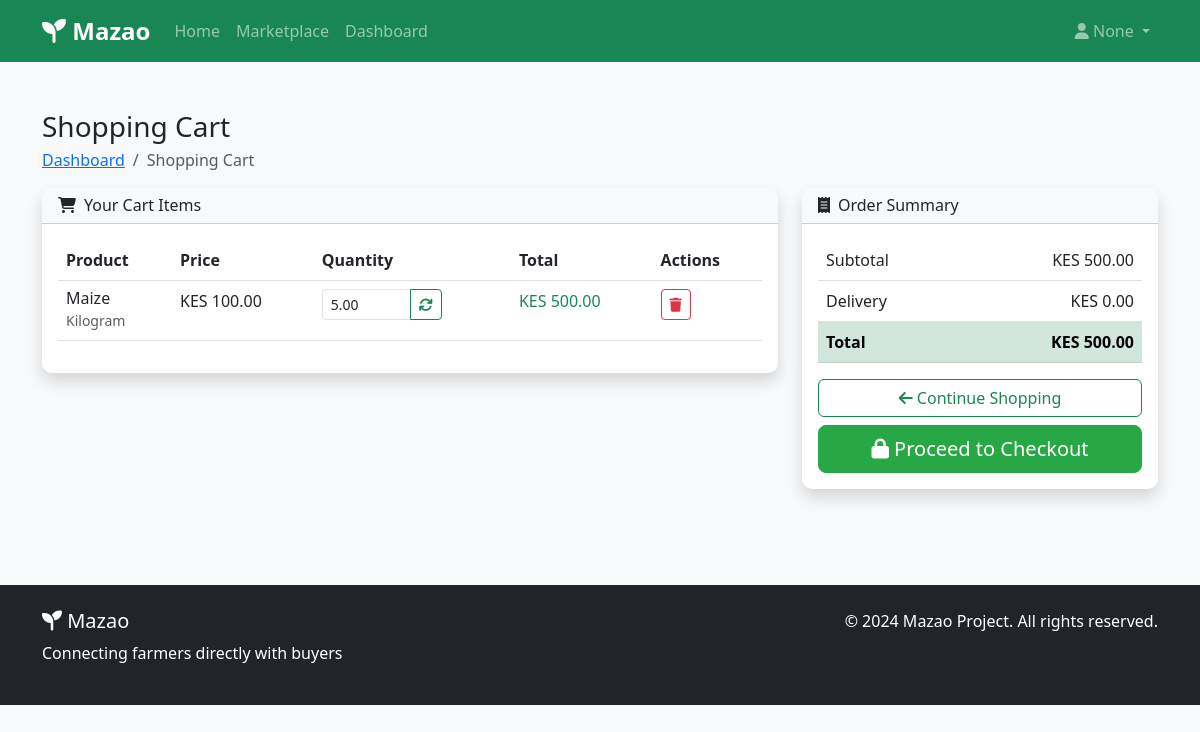
Before: /cart/ (signed in) with the older database file.
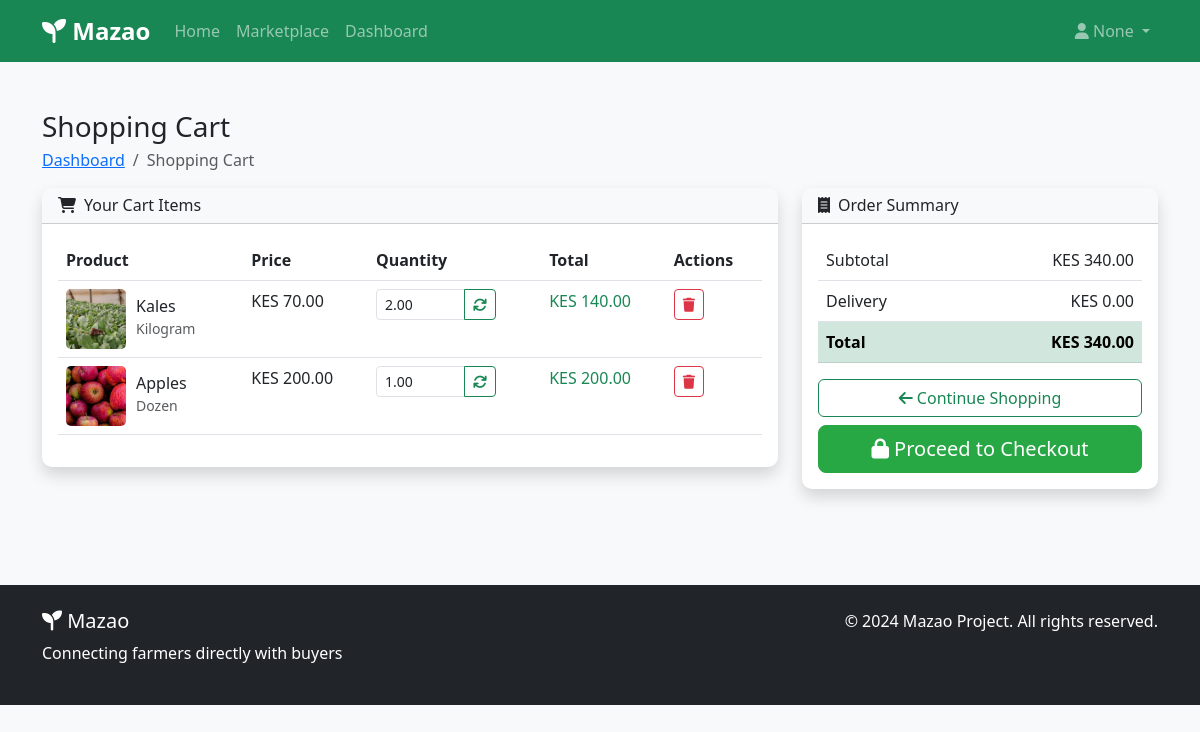
After: the same page with the newer database file.
### cart/models.py (models this page shows, shortened)
class CartItem(models.Model):
    cart = models.ForeignKey(Cart, on_delete=models.CASCADE, related_name='items')
    product = models.ForeignKey(Product, on_delete=models.CASCADE)
    quantity = models.DecimalField(max_digits=10, decimal_places=2, default=1)
    delivery_method = models.CharField(
        max_length=20,
        choices=[('pickup', 'Pickup'), ('delivery', 'Delivery')],
        default='pickup'
    )
    special_instructions = models.TextField(blank=True)
    added_at = models.DateTimeField(auto_now_add=True)
    updated_at = models.DateTimeField(auto_now=True)
    class Meta:
        unique_together = ['cart', 'product']
    @property
    def total_price(self):
        return self.product.price * self.quantity

class Cart(models.Model):
    user = models.OneToOneField(User, on_delete=models.CASCADE, related_name='cart')
    created_at = models.DateTimeField(auto_now_add=True)
    updated_at = models.DateTimeField(auto_now=True)
    @property
    def total_price(self):
        return sum(item.total_price for item in self.items.all())

### products/models.py (models this page shows, shortened)
class Product(models.Model):
    class ProductStatus(models.TextChoices):
        ACTIVE = 'active', 'Active'
        OUT_OF_STOCK = 'out_of_stock', 'Out of Stock'
        DISCONTINUED = 'discontinued', 'Discontinued'
    class UnitChoices(models.TextChoices):
        KG = 'kg', 'Kilogram'
        G = 'g', 'Gram'
        L = 'l', 'Liter'
        ML = 'ml', 'Milliliter'
        PIECE = 'piece', 'Piece'
        BUNCH = 'bunch', 'Bunch'
        DOZEN = 'dozen', 'Dozen'
    COUNTY_CHOICES = [
        ('', 'Select County'),
        ('nairobi', 'Nairobi'),
        ('mombasa', 'Mombasa'),
        ('kisumu', 'Kisumu'),
        ('nakuru', 'Nakuru'),
        ('eldoret', 'Eldoret'),
        ('thika', 'Thika'),
        ('kakamega', 'Kakamega'),
        ('kisii', 'Kisii'),
        ('nyeri', 'Nyeri'),
        ('meru', 'Meru'),
        ('machakos', 'Machakos'),
        ('kitui', 'Kitui'),
        ('embu', 'Embu'),
        ('kirinyaga', 'Kirinyaga'),
        ('muranga', 'Muranga'),
        ('kiambu', 'Kiambu'),
        ('bungoma', 'Bungoma'),
        ('busia', 'Busia'),
        ('homa_bay', 'Homa Bay'),
        ('migori', 'Migori'),
        ('siaya', 'Siaya'),
        ('vihiga', 'Vihiga'),
        ('baringo', 'Baringo'),
        ('bomet', 'Bomet'),
        ('elgeyo_marakwet', 'Elgeyo-Marakwet'),
        ('garissa', 'Garissa'),
        ('kilifi', 'Kilifi'),
        ('kwale', 'Kwale'),
        ('lamu', 'Lamu'),
        ('mandera', 'Mandera'),
        ('marsabit', 'Marsabit'),
        ('narok', 'Narok'),
        ('nyamira', 'Nyamira'),
        ('nyandarua', 'Nyandarua'),
        ('nandi', 'Nandi'),
        ('samburu', 'Samburu'),
        ('taita_taveta', 'Taita-Taveta'),
        ('tana_river', 'Tana River'),
        ('trans_nzoia', 'Trans Nzoia'),
        ('turkana', 'Turkana'),
        ('uasin_gishu', 'Uasin Gishu'),
        ('wajir', 'Wajir'),
        ('west_pokot', 'West Pokot'),
    ]
    name = models.CharField(max_length=200)
    slug = models.SlugField(unique=True)
    description = models.TextField()
    price = models.DecimalField(max_digits=10, decimal_places=2)
    quantity = models.PositiveIntegerField(default=1)
    unit = models.CharField(max_length=20, choices=UnitChoices.choices)
    min_order_quantity = models.PositiveIntegerField(default=1)
    category = models.ForeignKey(Category, on_delete=models.SET_NULL, null=True, related_name='products')
    seller = models.ForeignKey(User, on_delete=models.CASCADE, related_name='products')
    location = models.CharField(max_length=255, blank=True)
    county = models.CharField(
        max_length=50,
        choices=COUNTY_CHOICES,
        blank=True,
        null=True
    )
    image = models.ImageField(upload_to='products/', blank=True, null=True)
    is_organic = models.BooleanField(default=False)
    is_fresh = models.BooleanField(default=True)
    featured = models.BooleanField(default=False)
    available_from = models.DateField(null=True, blank=True)
    available_until = models.DateField(null=True, blank=True)
    status = models.CharField(
        max_length=20,
        choices=ProductStatus.choices,
        default=ProductStatus.ACTIVE
    )
    views = models.PositiveIntegerField(default=0)
    created_at = models.DateTimeField(auto_now_add=True)
    updated_at = models.DateTimeField(auto_now=True)
    class Meta:
        ordering = ['-created_at']

### cart/views.py (the view)
# urls.py: path('', views.view_cart, name='view_cart'),
@login_required
def view_cart(request):
    cart, created = Cart.objects.get_or_create(user=request.user)
    cart_items = cart.items.all().select_related('product')
    subtotal = sum(item.total_price for item in cart_items)
    delivery_fee = calculate_delivery_fee(cart_items)
    total = subtotal + delivery_fee
    context = {
        'cart': cart,
        'cart_items': cart_items,
        'subtotal': subtotal,
        'delivery_fee': delivery_fee,
        'total': total,
    }
    return render(request, 'cart/cart.html', context)

### cart/views.py (called while the page is built)
def calculate_delivery_fee(cart_items):
    for item in cart_items:
        if item.delivery_method == 'delivery':
            return Decimal('200.00')
    return Decimal('0.00')

### cart/templates/cart/cart.html (shortened to what the changed rows need)
{% extends 'base.html' %}
{% block content %}
<div class="container py-5">
    <div class="row">
        <div class="col-12">
            <h1 class="h3 mb-1">Shopping Cart</h1>
        </div>
    </div>
    <div class="row">
        <div class="col-lg-8">
            <div class="card shadow">
                <div class="card-body">
                    {% if cart_items %}
                    <div class="table-responsive">
                        <table class="table">
                            <thead>
                                <tr>
                                    <th>Product</th>
                                    <th>Price</th>
                                    <th>Quantity</th>
                                    <th>Total</th>
                                    <th>Actions</th>
                                </tr>
                            </thead>
                            <tbody>
                                {% for item in cart_items %}
                                <tr>
                                    <td>
                                        <div class="d-flex align-items-center">
                                            {% if item.product.image %}
                                            <img src="{{ item.product.image.url }}"
                                                 alt="{{ item.product.name }}"
                                                 style="width: 60px; height: 60px; object-fit: cover; border-radius: 5px; margin-right: 10px;">
                                            {% endif %}
                                            <div>
                                                <h6 class="mb-0">{{ item.product.name }}</h6>
                                                <small class="text-muted">{{ item.product.get_unit_display }}</small>
                                            </div>
                                        </div>
                                    </td>
                                    <td>KES {{ item.product.price|floatformat:2 }}</td>
                                    <td>
                                        <form method="post" action="{% url 'cart:update_cart_item' item.id %}" class="d-inline">
                                            <div class="input-group" style="width: 120px;">
                                                <input type="number"
                                                       name="quantity"
                                                       value="{{ item.quantity|floatformat:2 }}"
                                                       min="0.01"
                                                       step="0.01"
                                                       class="form-control form-control-sm">
                                                <button type="submit" class="btn btn-sm btn-outline-success">
                                                    <i class="fas fa-sync"></i>
                                                </button>
                                            </div>
                                        </form>
                                    </td>
                                    <td class="text-success">KES {{ item.total_price|floatformat:2 }}</td>
                                    <td>
                                        <a href="{% url 'cart:remove_from_cart' item.id %}"
                                           class="btn btn-sm btn-outline-danger"
                                           onclick="return confirm('Remove this item from cart?')">
                                            <i class="fas fa-trash"></i>
                                        </a>
                                    </td>
                                </tr>
                                {% endfor %}
                            </tbody>
                        </table>
                    </div>
                    {% endif %}
                </div>
            </div>
        </div>
        {% if cart_items %}
        <div class="col-lg-4">
            <div class="card shadow">
                <div class="card-header bg-light">
                    <h6 class="mb-0"><i class="fas fa-receipt me-2"></i>Order Summary</h6>
                </div>
                <div class="card-body">
                    <table class="table">
                        <tr>
                            <td>Subtotal</td>
                            <td class="text-end">KES {{ cart.total_price|floatformat:2 }}</td>
                        </tr>
                        <tr>
                            <td>Delivery</td>
                            <td class="text-end">KES 0.00</td>
                        </tr>
                        <tr class="table-success">
                            <th>Total</th>
                            <th class="text-end">KES {{ cart.total_price|floatformat:2 }}</th>
                        </tr>
                    </table>
                    <div class="d-grid gap-2">
                        <a href="{% url 'products:product_list' %}" class="btn btn-outline-success">
                            <i class="fas fa-arrow-left"></i> Continue Shopping
                        </a>
                        <a href="{% url 'cart:checkout' %}" class="btn btn-success btn-lg">
                            <i class="fas fa-lock"></i> Proceed to Checkout
                        </a>
                    </div>
                </div>
            </div>
        </div>
        {% endif %}
    </div>
</div>
{% endblock %}

Changed rows visible on the page:
removed CartItem: product.name "Maize", product.unit "Kilogram", product.price "100.00", quantity "5.00", total_price "500.00"
added CartItem: product.image (picture), product.name "Kales", product.unit "Kilogram", product.price "70.00", quantity "2.00", total_price "140.00"
added CartItem: product.image (picture), product.name "Apples", product.unit "Dozen", product.price "200.00", quantity "1.00", total_price "200.00"
computed for Cart: total_price "500.00" → "340.00"
